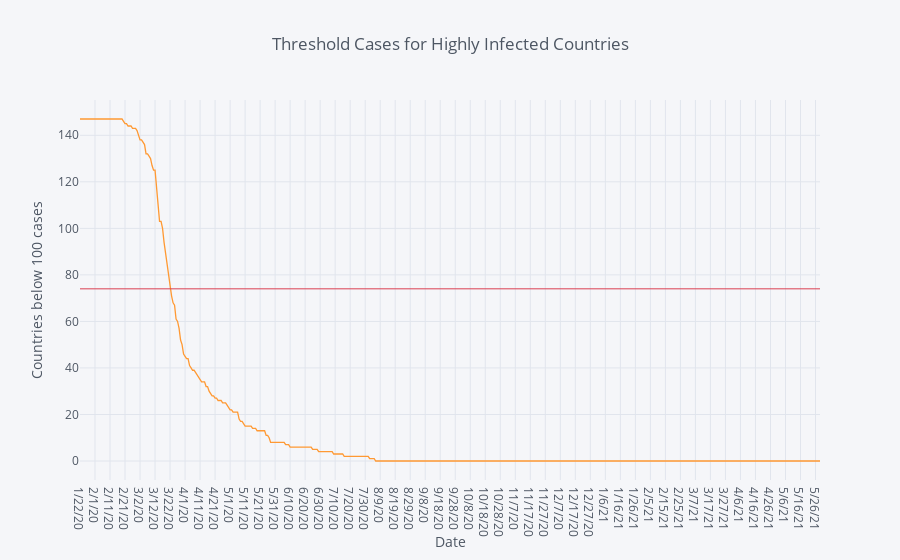

The notebook cell saved with this chart:
### Code cell
majority = high_confirmed_df.shape[0]/2

high_confirmed_df.isna().sum().iplot(hline=majority,
                                     xTitle='Date', yTitle=f'Countries below {threshold} cases', 
                                     title='Threshold Cases for Highly Infected Countries');

### Figure 1 — Plotly figure (JSON) as saved in the notebook; plotly's stock layout.template omitted (floating-point values rounded to 4 significant figures; data arrays with more than 128 entries replaced by an {"elided": "..."} marker saying what was removed)
{"data": [{"line": {"color": "rgba(255, 153, 51, 1.0)", "dash": "solid", "shape": "linear", "width": 1.3}, "mode": "lines", "name": "None", "text": "", "type": "scatter", "x": {"elided": "494 str values"}, "y": {"elided": "494 int values"}}], "layout": {"legend": {"bgcolor": "#F5F6F9", "font": {"color": "#4D5663"}}, "paper_bgcolor": "#F5F6F9", "plot_bgcolor": "#F5F6F9", "shapes": [{"line": {"color": "#db4052", "dash": "solid", "width": 1}, "type": "line", "x0": 0, "x1": 1, "xref": "paper", "y0": 74, "y1": 74, "yref": "y"}], "title": "Threshold Cases for Highly Infected Countries", "titlefont": {"color": "#4D5663"}, "xaxis": {"gridcolor": "#E1E5ED", "showgrid": true, "tickfont": {"color": "#4D5663"}, "title": "Date", "titlefont": {"color": "#4D5663"}, "zerolinecolor": "#E1E5ED"}, "yaxis": {"gridcolor": "#E1E5ED", "showgrid": true, "tickfont": {"color": "#4D5663"}, "title": "Countries below 100 cases", "titlefont": {"color": "#4D5663"}, "zerolinecolor": "#E1E5ED"}}}
